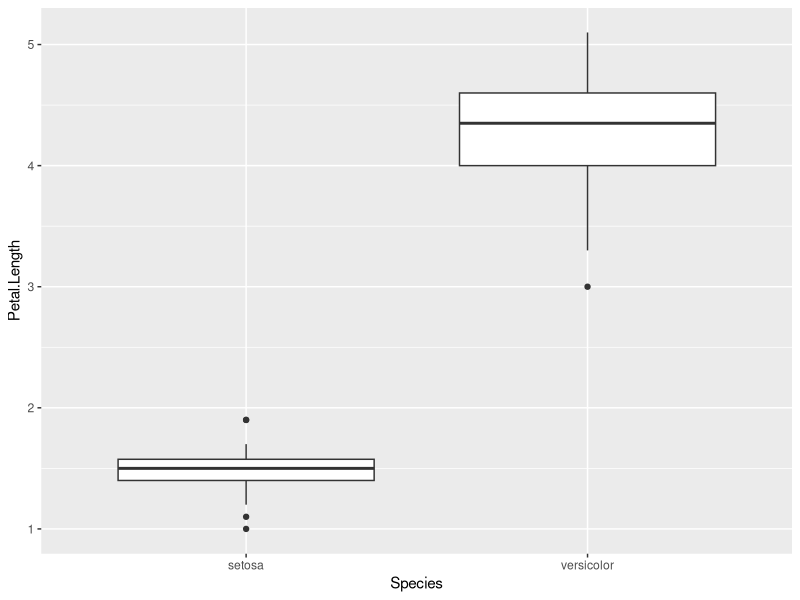
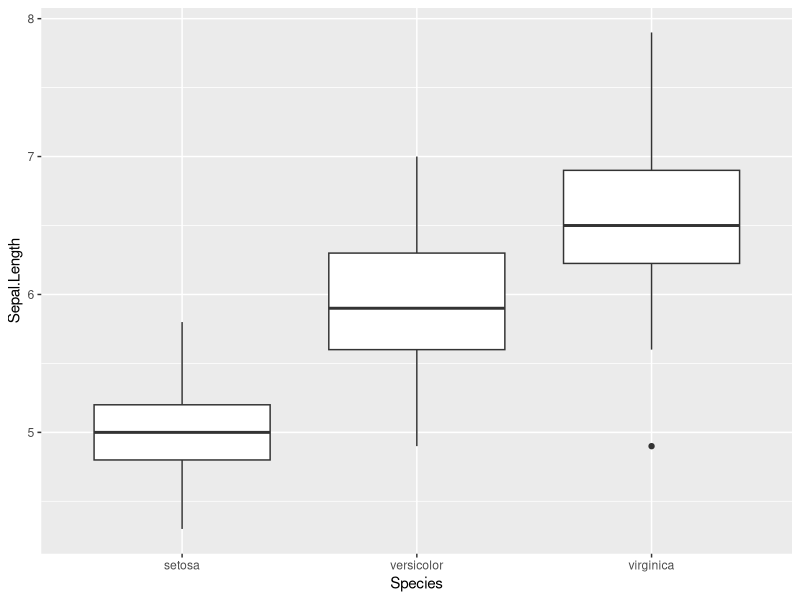
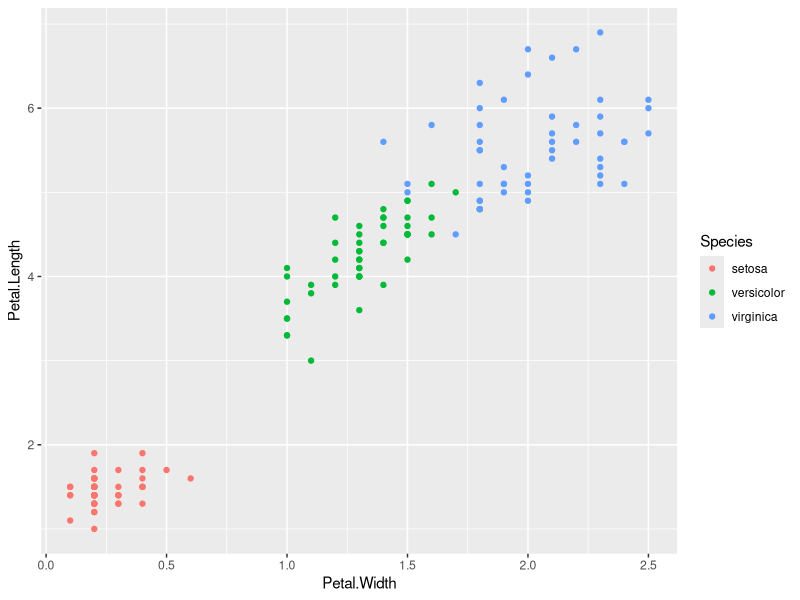
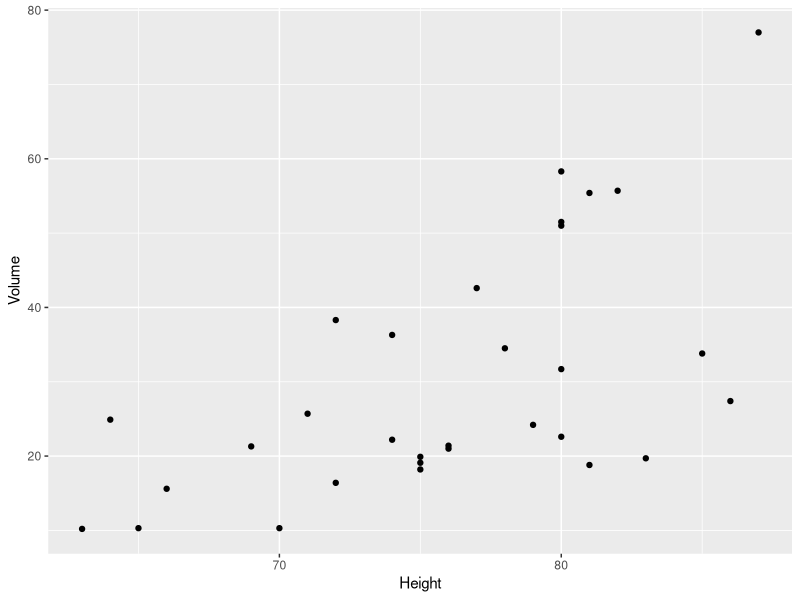
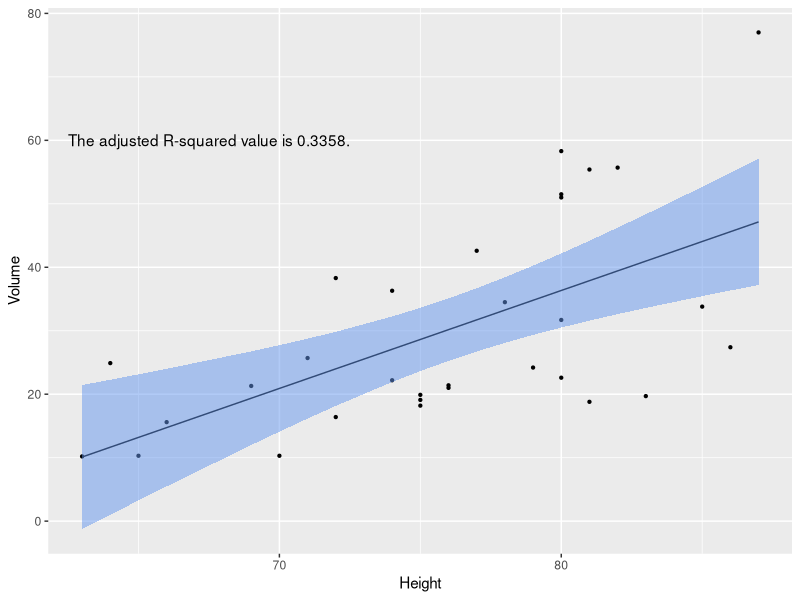

The R script that drew these images, in order:
## ---- chunk 1
library(tidyverse)
data("iris")
## ---- chunk 2
my.iris = iris %>%
  filter(Species=="setosa" | Species=="versicolor")
slice_sample(my.iris, n=20)
## ---- chunk 3
ggplot(my.iris, aes(x=Species, y=Petal.Length)) +
  geom_boxplot() 
## ---- chunk 4
t.test(data=my.iris, Petal.Length ~ Species)
## ---- chunk 5
t.test(data=my.iris, Petal.Length ~ Species, conf.level=0.99)
## ---- chunk 6
#Changed to sepal to model future calculations.
ggplot(iris, aes(x=Species, y=Sepal.Length)) +
  geom_boxplot() 
## ---- chunk 7
species.sepal <- lm(data=iris, Sepal.Length ~ Species-1)
## ---- chunk 8
anova(species.sepal)
## ---- chunk 9
summary(species.sepal)
## ---- chunk 10
ggplot(iris, aes(x=Petal.Width, y=Petal.Length, color=Species)) +
  geom_point() 
## ---- chunk 11
petalwidth.length <- lm(data=iris, Petal.Length ~ Petal.Width)
petalwidth.length
## ---- chunk 12
summary(petalwidth.length)
## ---- chunk 13
data(trees)
## ---- chunk 14
ggplot(trees, aes(x=Height, y=Volume)) +
  geom_point() 
## ---- chunk 15
model <- lm(Volume ~ Height, data=trees)
## ---- chunk 16
summary(model)
confint(model, level = 0.95)
## ---- chunk 17
treespred <- cbind(trees, predict(model, interval="confidence"))
## ---- chunk 18
ggplot(data = treespred, aes(x=Height, y=Volume)) +
  geom_point(size=0.8) +
  geom_line(aes(y=fit)) +
  geom_ribbon(aes(ymin=lwr, ymax=upr), alpha=0.5, fill = "cornflowerblue") +
  annotate("text", x = 67.5, y = 60, label = "The adjusted R-squared value is 0.3358.")
